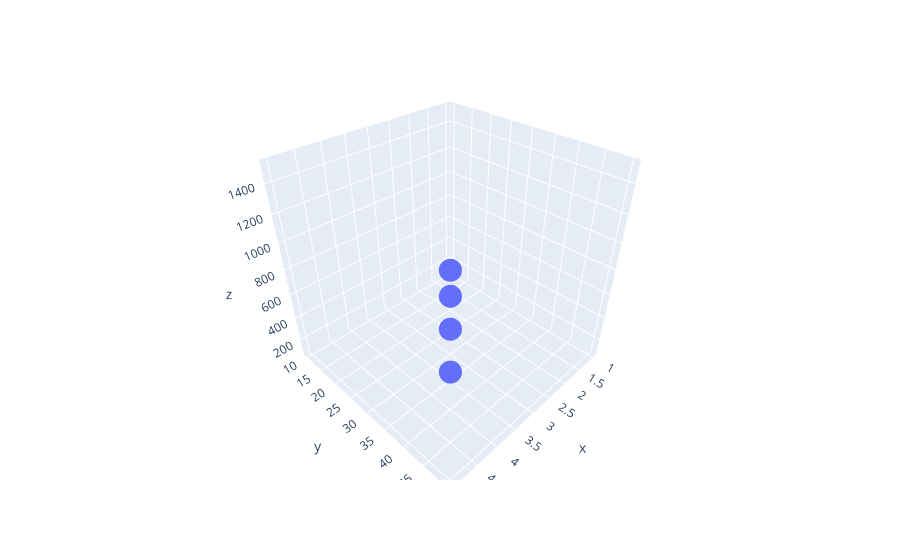

Notebook code cell kept with this figure:
### Code cell
scatter_3d([1, 2, 3, 4, 5], [10, 20, 30, 40, 50], [100, 200, 300, 400, 1500])

### Figure 1 — Plotly figure (JSON) as saved in the notebook; plotly's stock layout.template omitted (floating-point values rounded to 4 significant figures)
{"data": [{"hovertemplate": "x=%{x}<br>y=%{y}<br>z=%{z}<extra></extra>", "legendgroup": "", "marker": {"color": "#636efa", "symbol": "circle"}, "mode": "markers", "name": "", "scene": "scene", "showlegend": false, "type": "scatter3d", "x": [1, 2, 3, 4, 5], "y": [10, 20, 30, 40, 50], "z": [100, 200, 300, 400, 1500]}], "layout": {"legend": {"tracegroupgap": 0}, "margin": {"t": 60}, "scene": {"domain": {"x": [0, 1], "y": [0, 1]}, "xaxis": {"title": {"text": "x"}}, "yaxis": {"title": {"text": "y"}}, "zaxis": {"title": {"text": "z"}}}}}
